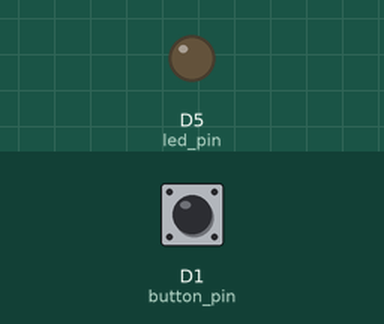
Simulated run of this sketch. Board: ESP8266 (NodeMCU). On the bench: output pins drawn as LEDs (lit = HIGH). Dashed ring = blinking. Inputs (shaded band) come from the test bench; at power-on: D1 (button_pin) LOW.

Above: at 1.2 s.
1.3 s: D1 (button_pin) pulled HIGH for 3.2 s
At 2.1 s:
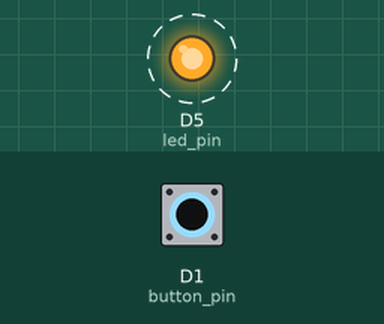
Timing chart, 0 to 5.8 s (numbered marks = the images above; inputs shaded):
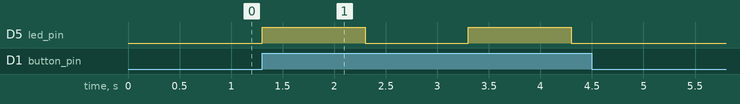

The sketch:

sketch_sep25a.ino
```cpp
uint8_t led_pin=D5;
uint8_t button_pin=D1;
int led_state=LOW;

void blink_LED(int pin,int delayTime)
{
digitalWrite(pin,HIGH);
delay(delayTime);
digitalWrite(pin,LOW);
delay(delayTime);
}

void setup()
{
  // put your setup code here, to run once:
  pinMode(led_pin,OUTPUT);
  pinMode(button_pin,INPUT);
}

void loop()
{
  // put your main code here, to run repeatedly:
//  digitalWrite(led_pin,HIGH);
//  delay(500);
//  digitalWrite(led_pin,LOW);
//  delay(500);


//  int button_state=digitalRead(button_pin);
//  digitalWrite(led_pin,button_state);

int button_state=digitalRead(button_pin);
if(button_state==HIGH)
{
blink_LED(led_pin,1000);
}
}
```

Measured:
- after the input at 1.3 s, D5 (led_pin): alternates HIGH for 1.0 s and LOW for 1.0 s, 4 changes in all, then stays LOW, starting at once
